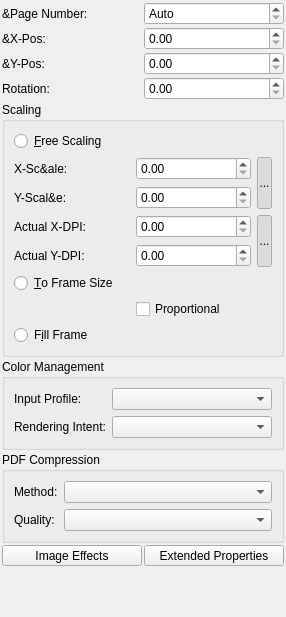
<?xml version="1.0" encoding="UTF-8"?>
<ui version="4.0">
 <class>PropertiesPalette_ImageBase</class>
 <widget class="QWidget" name="PropertiesPalette_ImageBase">
  <property name="geometry">
   <rect>
    <x>0</x>
    <y>0</y>
    <width>286</width>
    <height>617</height>
   </rect>
  </property>
  <property name="windowTitle">
   <string notr="true">Form</string>
  </property>
  <layout class="QVBoxLayout" name="verticalLayout">
   <property name="spacing">
    <number>2</number>
   </property>
   <property name="leftMargin">
    <number>2</number>
   </property>
   <property name="topMargin">
    <number>2</number>
   </property>
   <property name="rightMargin">
    <number>2</number>
   </property>
   <property name="bottomMargin">
    <number>2</number>
   </property>
   <item>
    <layout class="QGridLayout" name="gridLayout">
     <item row="2" column="0">
      <widget class="QLabel" name="xposImgLabel">
       <property name="text">
        <string>&amp;X-Pos:</string>
       </property>
      </widget>
     </item>
     <item row="2" column="1">
      <widget class="ScrSpinBox" name="imageXOffsetSpinBox">
       <property name="sizePolicy">
        <sizepolicy hsizetype="Minimum" vsizetype="Fixed">
         <horstretch>0</horstretch>
         <verstretch>0</verstretch>
        </sizepolicy>
       </property>
       <property name="toolTip">
        <string>Horizontal offset of image within frame</string>
       </property>
      </widget>
     </item>
     <item row="4" column="0">
      <widget class="QLabel" name="imageRotationLabel">
       <property name="text">
        <string>Rotation:</string>
       </property>
      </widget>
     </item>
     <item row="4" column="1">
      <widget class="ScrSpinBox" name="imageRotation">
       <property name="sizePolicy">
        <sizepolicy hsizetype="Minimum" vsizetype="Fixed">
         <horstretch>0</horstretch>
         <verstretch>0</verstretch>
        </sizepolicy>
       </property>
      </widget>
     </item>
     <item row="1" column="0">
      <widget class="QLabel" name="imagePageNumberLabel">
       <property name="text">
        <string>&amp;Page Number:</string>
       </property>
      </widget>
     </item>
     <item row="3" column="0">
      <widget class="QLabel" name="yposImgLabel">
       <property name="text">
        <string>&amp;Y-Pos:</string>
       </property>
      </widget>
     </item>
     <item row="3" column="1">
      <widget class="ScrSpinBox" name="imageYOffsetSpinBox">
       <property name="sizePolicy">
        <sizepolicy hsizetype="Minimum" vsizetype="Fixed">
         <horstretch>0</horstretch>
         <verstretch>0</verstretch>
        </sizepolicy>
       </property>
       <property name="toolTip">
        <string>Vertical offset of image within frame</string>
       </property>
      </widget>
     </item>
     <item row="1" column="1">
      <widget class="ScrSpinBox" name="imagePageNumber">
       <property name="specialValueText">
        <string>Auto</string>
       </property>
      </widget>
     </item>
    </layout>
   </item>
   <item>
    <widget class="QGroupBox" name="scalingGroupBox">
     <property name="title">
      <string>Scaling</string>
     </property>
     <layout class="QGridLayout" name="gridLayout_2">
      <item row="2" column="0">
       <widget class="QLabel" name="xscaleLabel">
        <property name="text">
         <string>X-Sc&amp;ale:</string>
        </property>
       </widget>
      </item>
      <item row="2" column="1">
       <widget class="ScrSpinBox" name="imageXScaleSpinBox">
        <property name="sizePolicy">
         <sizepolicy hsizetype="Minimum" vsizetype="Fixed">
          <horstretch>0</horstretch>
          <verstretch>0</verstretch>
         </sizepolicy>
        </property>
        <property name="toolTip">
         <string>Resize the image horizontally</string>
        </property>
       </widget>
      </item>
      <item row="3" column="0">
       <widget class="QLabel" name="yscaleLabel">
        <property name="text">
         <string>Y-Scal&amp;e:</string>
        </property>
       </widget>
      </item>
      <item row="3" column="1">
       <widget class="ScrSpinBox" name="imageYScaleSpinBox">
        <property name="sizePolicy">
         <sizepolicy hsizetype="Minimum" vsizetype="Fixed">
          <horstretch>0</horstretch>
          <verstretch>0</verstretch>
         </sizepolicy>
        </property>
        <property name="toolTip">
         <string>Resize the image vertically</string>
        </property>
       </widget>
      </item>
      <item row="2" column="2" rowspan="2">
       <widget class="LinkButton" name="keepImageWHRatioButton">
        <property name="maximumSize">
         <size>
          <width>15</width>
          <height>32767</height>
         </size>
        </property>
        <property name="toolTip">
         <string>Keep the X and Y scaling the same</string>
        </property>
        <property name="text">
         <string>...</string>
        </property>
        <property name="checkable">
         <bool>true</bool>
        </property>
        <property name="checked">
         <bool>true</bool>
        </property>
        <property name="autoRaise">
         <bool>true</bool>
        </property>
       </widget>
      </item>
      <item row="4" column="0">
       <widget class="QLabel" name="imgDPIXLabel">
        <property name="text">
         <string>Actual X-DPI:</string>
        </property>
       </widget>
      </item>
      <item row="4" column="1">
       <widget class="ScrSpinBox" name="imgDpiX">
        <property name="toolTip">
         <string>Effective horizontal DPI of the image after scaling</string>
        </property>
       </widget>
      </item>
      <item row="5" column="0">
       <widget class="QLabel" name="imgDPIYLabel">
        <property name="text">
         <string>Actual Y-DPI:</string>
        </property>
       </widget>
      </item>
      <item row="5" column="1">
       <widget class="ScrSpinBox" name="imgDpiY">
        <property name="toolTip">
         <string>Effective vertical DPI of the image after scaling</string>
        </property>
       </widget>
      </item>
      <item row="4" column="2" rowspan="2">
       <widget class="LinkButton" name="keepImageDPIRatioButton">
        <property name="maximumSize">
         <size>
          <width>15</width>
          <height>32767</height>
         </size>
        </property>
        <property name="text">
         <string>...</string>
        </property>
        <property name="checkable">
         <bool>true</bool>
        </property>
        <property name="checked">
         <bool>true</bool>
        </property>
        <property name="autoRaise">
         <bool>true</bool>
        </property>
       </widget>
      </item>
      <item row="0" column="0">
       <widget class="QRadioButton" name="freeScale">
        <property name="toolTip">
         <string>Allow the image to be a different size to the frame</string>
        </property>
        <property name="text">
         <string>&amp;Free Scaling</string>
        </property>
       </widget>
      </item>
      <item row="7" column="1">
       <widget class="QCheckBox" name="cbProportional">
        <property name="toolTip">
         <string>Use image proportions rather than those of the frame</string>
        </property>
        <property name="text">
         <string>Proportional</string>
        </property>
       </widget>
      </item>
      <item row="6" column="0">
       <widget class="QRadioButton" name="frameScale">
        <property name="toolTip">
         <string>Make the image fit within the size of the frame</string>
        </property>
        <property name="text">
         <string>&amp;To Frame Size</string>
        </property>
       </widget>
      </item>
      <item row="8" column="0">
       <widget class="QRadioButton" name="fillScale">
        <property name="toolTip">
         <string>Make the image fill the frame</string>
        </property>
        <property name="text">
         <string>F&amp;ill Frame</string>
        </property>
       </widget>
      </item>
     </layout>
    </widget>
   </item>
   <item>
    <widget class="QGroupBox" name="colorMgmtGroup">
     <property name="title">
      <string>Color Management</string>
     </property>
     <layout class="QGridLayout" name="gridLayout_4">
      <item row="0" column="0">
       <widget class="QLabel" name="inputProfLabel">
        <property name="text">
         <string>Input Profile:</string>
        </property>
       </widget>
      </item>
      <item row="0" column="1">
       <widget class="QComboBox" name="inputProfiles">
        <property name="sizePolicy">
         <sizepolicy hsizetype="MinimumExpanding" vsizetype="Fixed">
          <horstretch>0</horstretch>
          <verstretch>0</verstretch>
         </sizepolicy>
        </property>
        <property name="toolTip">
         <string>Source profile of the image</string>
        </property>
       </widget>
      </item>
      <item row="1" column="0">
       <widget class="QLabel" name="renderIntentLabel">
        <property name="text">
         <string>Rendering Intent:</string>
        </property>
       </widget>
      </item>
      <item row="1" column="1">
       <widget class="QComboBox" name="renderIntent">
        <property name="toolTip">
         <string>Rendering intent for the image</string>
        </property>
       </widget>
      </item>
     </layout>
    </widget>
   </item>
   <item>
    <widget class="QGroupBox" name="pdfCompressionGroup">
     <property name="title">
      <string>PDF Compression</string>
     </property>
     <layout class="QGridLayout" name="gridLayout_3">
      <item row="0" column="0">
       <widget class="QLabel" name="compressionMethodLabel">
        <property name="text">
         <string>Method:</string>
        </property>
       </widget>
      </item>
      <item row="0" column="1">
       <widget class="QComboBox" name="compressionMethod">
        <property name="sizePolicy">
         <sizepolicy hsizetype="MinimumExpanding" vsizetype="Fixed">
          <horstretch>0</horstretch>
          <verstretch>0</verstretch>
         </sizepolicy>
        </property>
        <property name="toolTip">
         <string>Compression method used in PDF export for the image</string>
        </property>
       </widget>
      </item>
      <item row="1" column="0">
       <widget class="QLabel" name="compressionQualityLabel">
        <property name="text">
         <string>Quality:</string>
        </property>
       </widget>
      </item>
      <item row="1" column="1">
       <widget class="QComboBox" name="compressionQuality">
        <property name="sizePolicy">
         <sizepolicy hsizetype="MinimumExpanding" vsizetype="Fixed">
          <horstretch>0</horstretch>
          <verstretch>0</verstretch>
         </sizepolicy>
        </property>
        <property name="toolTip">
         <string>Compression quality used in PDF export for the image</string>
        </property>
       </widget>
      </item>
     </layout>
    </widget>
   </item>
   <item>
    <layout class="QHBoxLayout" name="horizontalLayout">
     <item>
      <widget class="QToolButton" name="imgEffectsButton">
       <property name="sizePolicy">
        <sizepolicy hsizetype="MinimumExpanding" vsizetype="Fixed">
         <horstretch>0</horstretch>
         <verstretch>0</verstretch>
        </sizepolicy>
       </property>
       <property name="text">
        <string>Image Effects</string>
       </property>
      </widget>
     </item>
     <item>
      <widget class="QToolButton" name="imgExtProperties">
       <property name="sizePolicy">
        <sizepolicy hsizetype="MinimumExpanding" vsizetype="Fixed">
         <horstretch>0</horstretch>
         <verstretch>0</verstretch>
        </sizepolicy>
       </property>
       <property name="text">
        <string>Extended Properties</string>
       </property>
      </widget>
     </item>
    </layout>
   </item>
   <item>
    <spacer name="verticalSpacer">
     <property name="orientation">
      <enum>Qt::Vertical</enum>
     </property>
     <property name="sizeHint" stdset="0">
      <size>
       <width>20</width>
       <height>40</height>
      </size>
     </property>
    </spacer>
   </item>
  </layout>
 </widget>
 <customwidgets>
  <customwidget>
   <class>ScrSpinBox</class>
   <extends>QDoubleSpinBox</extends>
   <header>ui/scrspinbox.h</header>
  </customwidget>
  <customwidget>
   <class>LinkButton</class>
   <extends>QToolButton</extends>
   <header>ui/linkbutton.h</header>
  </customwidget>
 </customwidgets>
 <tabstops>
  <tabstop>imagePageNumber</tabstop>
  <tabstop>imageXOffsetSpinBox</tabstop>
  <tabstop>imageYOffsetSpinBox</tabstop>
  <tabstop>imageRotation</tabstop>
  <tabstop>freeScale</tabstop>
  <tabstop>imageXScaleSpinBox</tabstop>
  <tabstop>imageYScaleSpinBox</tabstop>
  <tabstop>imgDpiX</tabstop>
  <tabstop>imgDpiY</tabstop>
  <tabstop>keepImageWHRatioButton</tabstop>
  <tabstop>keepImageDPIRatioButton</tabstop>
  <tabstop>frameScale</tabstop>
  <tabstop>fillScale</tabstop>
  <tabstop>cbProportional</tabstop>
  <tabstop>inputProfiles</tabstop>
  <tabstop>renderIntent</tabstop>
  <tabstop>compressionMethod</tabstop>
  <tabstop>compressionQuality</tabstop>
  <tabstop>imgEffectsButton</tabstop>
  <tabstop>imgExtProperties</tabstop>
 </tabstops>
 <resources/>
 <connections/>
</ui>
